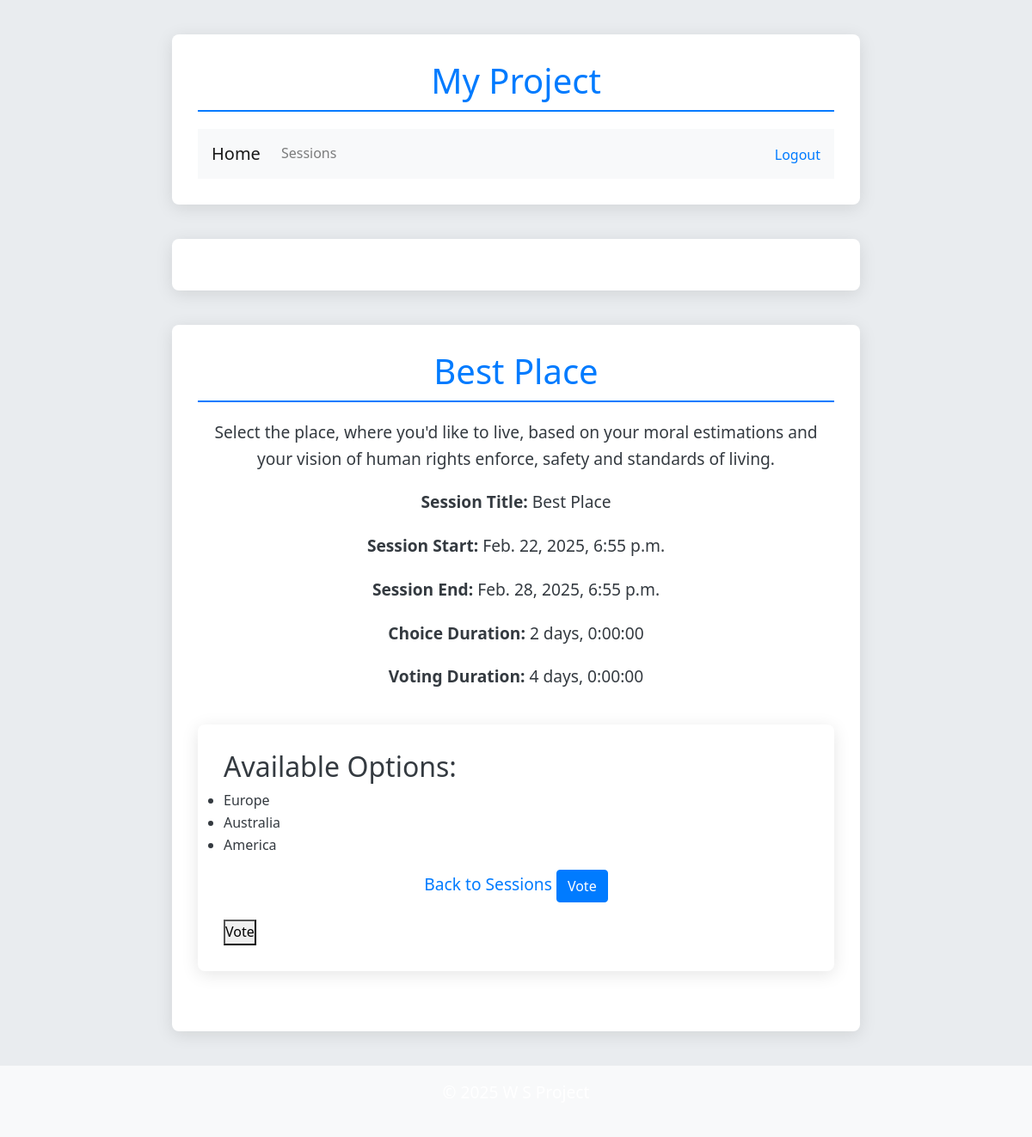
The page /voting_sessions/1/ (signed in) on the database as committed earlier.
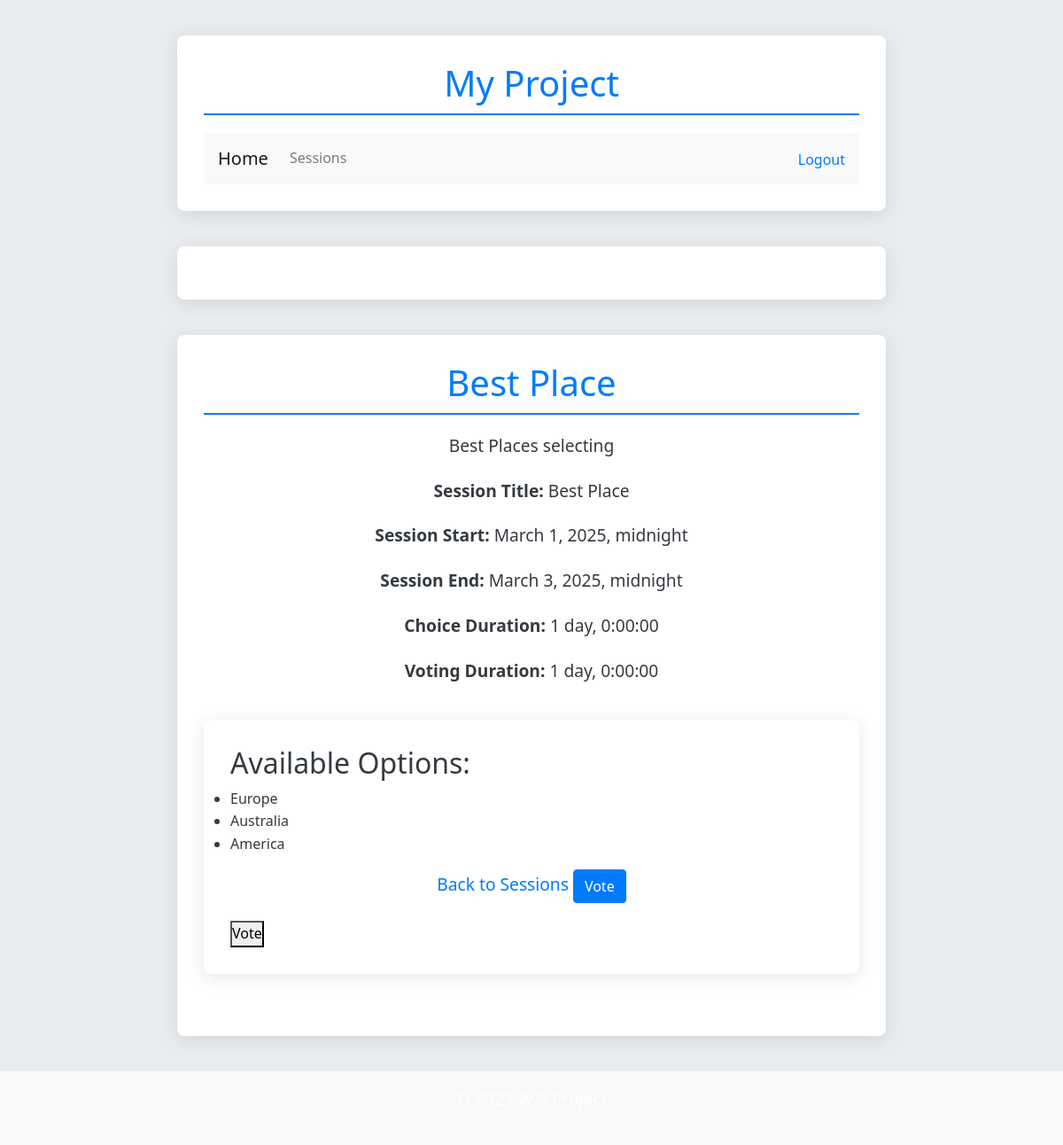
The same page on the database as committed later.
### voting_sessions/models.py (models this page shows, shortened)
class Session(models.Model):
    title = models.CharField(max_length=200, null=True, blank=True)  # Single title for the session (choices + voting)
    session_start_time = models.DateTimeField(null=True, blank=True)  # When the session starts (choices phase)
    session_end_time = models.DateTimeField(default=calculate_default_end_time, null=True, blank=True)
    choice_duration = models.DurationField(null=True, blank=True, default=timedelta(hours=1))  # Duration of the choices phase
    voting_duration = models.DurationField(null=True, blank=True, default=timedelta(hours=1))  # Duration of the voting phase
    description = models.TextField(default="Default description", null=True, blank=True)  # Session description
    email_sent = models.BooleanField(default=False)
    creator_email = models.EmailField(max_length=255, blank=True, null=True, default="postvezha@gmail.com")
    invitation_endpoint = models.URLField(max_length=500, blank=True, null=True, default="https://example.comm")

class Option(models.Model):
    session = models.ForeignKey('voting_sessions.Session', on_delete=models.CASCADE, related_name='options')
    title = models.CharField(max_length=255)
    description = models.TextField(blank=True)

### voting_sessions/views.py (the view)
# urls.py: path('<int:session_id>/', views.session_detail, name='session_detail'),
@login_required
def session_detail(request, session_id):
    session = get_object_or_404(Session, id=session_id)
    return render(request, "session_detail.html", {"session": session})

### voting_sessions/templates/voting_sessions/session_detail.html (shortened to what this page needs)
{% extends "base.html" %}
{% load static %}
{% block content %}
<h1>{{ session.title }}</h1>
<p>{{ session.description }}</p>
<p><strong>Session Title:</strong> {{ session.title}}</p>
<p><strong>Session Start:</strong> {{ session.session_start_time }}</p>
<p><strong>Session End:</strong> {{ session.session_end_time }}</p>
<p><strong>Choice Duration:</strong> {{ session.choice_duration }}</p>
<p><strong>Voting Duration:</strong> {{ session.voting_duration }}</p>
<div class="container">
<h2>Available Options:</h2>
<ul>
    {% for option in session.options.all %}
        <li>
            {{ option.title }}
        </li>
    {% empty %}
        <p>No options are available for this session yet.</p>
    {% endfor %}
</ul>
<p>
    <a href="{% url 'voting_sessions:session_list' %}">Back to Sessions</a>
    {% if session.options.exists %}
        <a href="{% url 'vote:vote' session.id %}" class="btn btn-primary">Vote</a>
    {% endif %}
</p>
{% if user.is_authenticated %}
    <form method="post" action="{% url 'vote:vote' session.id %}">
        <button type="submit">Vote</button>
    </form>
{% else %}
    <p>You must <a href="{% url 'login' %}?next={{ request.path }}">log in</a> to vote.</p>
{% endif %}
{% endblock %}

### templates/base.html (shortened to what this page needs)
{% load static %}
<!DOCTYPE html>
<html lang="en">
<head>
    <link rel="stylesheet" href="https://stackpath.bootstrapcdn.com/bootstrap/4.5.2/css/bootstrap.min.css">
    <link rel="stylesheet" href="{% static 'styles.css' %}">
</head>
<body>
    <header>
        <div class="container">
            <h1>My Project</h1>
            <nav class="navbar navbar-expand-lg navbar-light bg-light">
                <a class="navbar-brand" href="{% url 'home' %}">Home</a>
                <div class="collapse navbar-collapse">
                    <ul class="navbar-nav mr-auto">
                        <li class="nav-item">
                            <a class="nav-link" href="{% url 'voting_sessions:session_list' %}">Sessions</a>
                        </li>
                    </ul>
                    <ul class="navbar-nav ml-auto">
                        {% if user.is_authenticated %}
                            <li class="nav-item">
                                <form method="post" action="{% url 'users:logout' %}" style="display: inline;">
                                    <button type="submit" class="btn btn-link" style="display: inline; padding: 0; border: none; background: none;">Logout</button>
                                </form>
                            </li>
                        {% endif %}
                    </ul>
                </div>
            </nav>
        </div>
    </header>
    <div class="container mt-3">
    </div>
    <main class="container mt-4">
        {% block content %}{% endblock %}
    </main>
    <footer class="bg-light text-center py-3 mt-4">
        <p>&copy; 2025 W S Project</p>
    </footer>
</body>
</html>

### main/static/css/styles.css (style rules this page uses)
* { margin: 0; padding: 0; box-sizing: border-box; }
body { font-family: 'Segoe UI', Tahoma, Geneva, Verdana, sans-serif; line-height: 1.6; background-color: #e9ecef; color: #343a40; }
.container { max-width: 800px; margin: 40px auto; padding: 30px; background-color: #fff; border-radius: 8px; box-shadow: 0 4px 20px rgba(0, 0, 0, 0.1); }
h1 { color: #007bff; margin-bottom: 20px; font-size: 2.5em; text-align: center; border-bottom: 2px solid #007bff; padding-bottom: 10px; }
p { margin-bottom: 20px; text-align: center; font-size: 1.2em; }
footer { text-align: center; padding: 20px; background-color: #343a40; color: #fff; position: relative; bottom: 0; width: 100%; }

Rows that differ between the two databases and show on the page:
changed Session "Best Place": description "Select the place, where you'd like to live, based on your moral estimations and your vision of human rights enforce, safety and standards of living." → "Best Places selecting"; session_start_time "Feb. 22, 2025, 6:55 p.m." → "March 1, 2025, midnight"; session_end_time "Feb. 28, 2025, 6:55 p.m." → "March 3, 2025, midnight"; choice_duration "2 days, 0:00:00" → "1 day, 0:00:00"; voting_duration "4 days, 0:00:00" → "1 day, 0:00:00"
